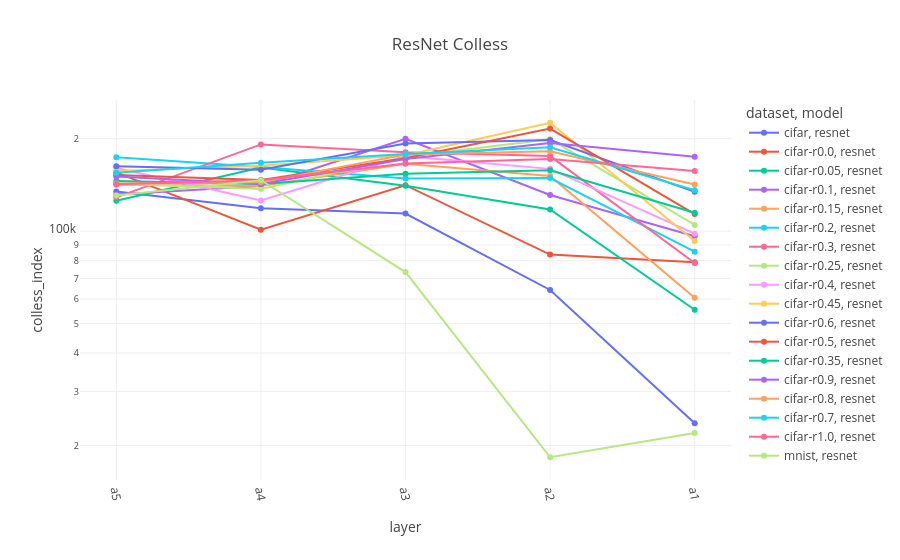

Notebook cell for this chart:
### Code cell
fig = px.line(resnet, x="layer", y="colless_index", color="dataset", symbol="model", color_discrete_sequence=px.colors.qualitative.Plotly, title="ResNet Colless")
fig.update_xaxes(tickangle=80)
fig.update_yaxes(type="log")

### Figure 1 — Plotly figure (JSON) as saved in the notebook; plotly's stock layout.template omitted (floating-point values rounded to 4 significant figures)
{"data": [{"hovertemplate": "dataset=cifar<br>model=resnet<br>layer=%{x}<br>colless_index=%{y}<extra></extra>", "legendgroup": "cifar, resnet", "line": {"color": "#636EFA", "dash": "solid"}, "marker": {"symbol": "circle"}, "mode": "lines+markers", "name": "cifar, resnet", "orientation": "v", "showlegend": true, "type": "scatter", "x": ["a5", "a4", "a3", "a2", "a1"], "xaxis": "x", "y": [134600.0, 118700.0, 114000.0, 64230.0, 23620.0], "yaxis": "y"}, {"hovertemplate": "dataset=cifar-r0.0<br>model=resnet<br>layer=%{x}<br>colless_index=%{y}<extra></extra>", "legendgroup": "cifar-r0.0, resnet", "line": {"color": "#EF553B", "dash": "solid"}, "marker": {"symbol": "circle"}, "mode": "lines+markers", "name": "cifar-r0.0, resnet", "orientation": "v", "showlegend": true, "type": "scatter", "x": ["a5", "a4", "a3", "a2", "a1"], "xaxis": "x", "y": [155200.0, 100900.0, 141000.0, 83790.0, 79030.0], "yaxis": "y"}, {"hovertemplate": "dataset=cifar-r0.05<br>model=resnet<br>layer=%{x}<br>colless_index=%{y}<extra></extra>", "legendgroup": "cifar-r0.05, resnet", "line": {"color": "#00CC96", "dash": "solid"}, "marker": {"symbol": "circle"}, "mode": "lines+markers", "name": "cifar-r0.05, resnet", "orientation": "v", "showlegend": true, "type": "scatter", "x": ["a5", "a4", "a3", "a2", "a1"], "xaxis": "x", "y": [125500.0, 161000.0, 140500.0, 117500.0, 55360.0], "yaxis": "y"}, {"hovertemplate": "dataset=cifar-r0.1<br>model=resnet<br>layer=%{x}<br>colless_index=%{y}<extra></extra>", "legendgroup": "cifar-r0.1, resnet", "line": {"color": "#AB63FA", "dash": "solid"}, "marker": {"symbol": "circle"}, "mode": "lines+markers", "name": "cifar-r0.1, resnet", "orientation": "v", "showlegend": true, "type": "scatter", "x": ["a5", "a4", "a3", "a2", "a1"], "xaxis": "x", "y": [131600.0, 140200.0, 199700.0, 131100.0, 96110.0], "yaxis": "y"}, {"hovertemplate": "dataset=cifar-r0.15<br>model=resnet<br>layer=%{x}<br>colless_index=%{y}<extra></extra>", "legendgroup": "cifar-r0.15, resnet", "line": {"color": "#FFA15A", "dash": "solid"}, "marker": {"symbol": "circle"}, "mode": "lines+markers", "name": "cifar-r0.15, resnet", "orientation": "v", "showlegend": true, "type": "scatter", "x": ["a5", "a4", "a3", "a2", "a1"], "xaxis": "x", "y": [141400.0, 140300.0, 165600.0, 151100.0, 60610.0], "yaxis": "y"}, {"hovertemplate": "dataset=cifar-r0.2<br>model=resnet<br>layer=%{x}<br>colless_index=%{y}<extra></extra>", "legendgroup": "cifar-r0.2, resnet", "line": {"color": "#19D3F3", "dash": "solid"}, "marker": {"symbol": "circle"}, "mode": "lines+markers", "name": "cifar-r0.2, resnet", "orientation": "v", "showlegend": true, "type": "scatter", "x": ["a5", "a4", "a3", "a2", "a1"], "xaxis": "x", "y": [174100.0, 161800.0, 148300.0, 148700.0, 85660.0], "yaxis": "y"}, {"hovertemplate": "dataset=cifar-r0.3<br>model=resnet<br>layer=%{x}<br>colless_index=%{y}<extra></extra>", "legendgroup": "cifar-r0.3, resnet", "line": {"color": "#FF6692", "dash": "solid"}, "marker": {"symbol": "circle"}, "mode": "lines+markers", "name": "cifar-r0.3, resnet", "orientation": "v", "showlegend": true, "type": "scatter", "x": ["a5", "a4", "a3", "a2", "a1"], "xaxis": "x", "y": [128700.0, 191500.0, 180500.0, 175400.0, 78650.0], "yaxis": "y"}, {"hovertemplate": "dataset=cifar-r0.25<br>model=resnet<br>layer=%{x}<br>colless_index=%{y}<extra></extra>", "legendgroup": "cifar-r0.25, resnet", "line": {"color": "#B6E880", "dash": "solid"}, "marker": {"symbol": "circle"}, "mode": "lines+markers", "name": "cifar-r0.25, resnet", "orientation": "v", "showlegend": true, "type": "scatter", "x": ["a5", "a4", "a3", "a2", "a1"], "xaxis": "x", "y": [142700.0, 137000.0, 174300.0, 199200.0, 104700.0], "yaxis": "y"}, {"hovertemplate": "dataset=cifar-r0.4<br>model=resnet<br>layer=%{x}<br>colless_index=%{y}<extra></extra>", "legendgroup": "cifar-r0.4, resnet", "line": {"color": "#FF97FF", "dash": "solid"}, "marker": {"symbol": "circle"}, "mode": "lines+markers", "name": "cifar-r0.4, resnet", "orientation": "v", "showlegend": true, "type": "scatter", "x": ["a5", "a4", "a3", "a2", "a1"], "xaxis": "x", "y": [160300.0, 125700.0, 175400.0, 159400.0, 98030.0], "yaxis": "y"}, {"hovertemplate": "dataset=cifar-r0.45<br>model=resnet<br>layer=%{x}<br>colless_index=%{y}<extra></extra>", "legendgroup": "cifar-r0.45, resnet", "line": {"color": "#FECB52", "dash": "solid"}, "marker": {"symbol": "circle"}, "mode": "lines+markers", "name": "cifar-r0.45, resnet", "orientation": "v", "showlegend": true, "type": "scatter", "x": ["a5", "a4", "a3", "a2", "a1"], "xaxis": "x", "y": [157000.0, 163300.0, 176600.0, 225400.0, 92830.0], "yaxis": "y"}, {"hovertemplate": "dataset=cifar-r0.6<br>model=resnet<br>layer=%{x}<br>colless_index=%{y}<extra></extra>", "legendgroup": "cifar-r0.6, resnet", "line": {"color": "#636EFA", "dash": "solid"}, "marker": {"symbol": "circle"}, "mode": "lines+markers", "name": "cifar-r0.6, resnet", "orientation": "v", "showlegend": true, "type": "scatter", "x": ["a5", "a4", "a3", "a2", "a1"], "xaxis": "x", "y": [162600.0, 158300.0, 192800.0, 197900.0, 134100.0], "yaxis": "y"}, {"hovertemplate": "dataset=cifar-r0.5<br>model=resnet<br>layer=%{x}<br>colless_index=%{y}<extra></extra>", "legendgroup": "cifar-r0.5, resnet", "line": {"color": "#EF553B", "dash": "solid"}, "marker": {"symbol": "circle"}, "mode": "lines+markers", "name": "cifar-r0.5, resnet", "orientation": "v", "showlegend": true, "type": "scatter", "x": ["a5", "a4", "a3", "a2", "a1"], "xaxis": "x", "y": [152400.0, 146700.0, 172600.0, 215700.0, 113500.0], "yaxis": "y"}, {"hovertemplate": "dataset=cifar-r0.35<br>model=resnet<br>layer=%{x}<br>colless_index=%{y}<extra></extra>", "legendgroup": "cifar-r0.35, resnet", "line": {"color": "#00CC96", "dash": "solid"}, "marker": {"symbol": "circle"}, "mode": "lines+markers", "name": "cifar-r0.35, resnet", "orientation": "v", "showlegend": true, "type": "scatter", "x": ["a5", "a4", "a3", "a2", "a1"], "xaxis": "x", "y": [145500.0, 142300.0, 153700.0, 157800.0, 114600.0], "yaxis": "y"}, {"hovertemplate": "dataset=cifar-r0.9<br>model=resnet<br>layer=%{x}<br>colless_index=%{y}<extra></extra>", "legendgroup": "cifar-r0.9, resnet", "line": {"color": "#AB63FA", "dash": "solid"}, "marker": {"symbol": "circle"}, "mode": "lines+markers", "name": "cifar-r0.9, resnet", "orientation": "v", "showlegend": true, "type": "scatter", "x": ["a5", "a4", "a3", "a2", "a1"], "xaxis": "x", "y": [150500.0, 142200.0, 171800.0, 193600.0, 174500.0], "yaxis": "y"}, {"hovertemplate": "dataset=cifar-r0.8<br>model=resnet<br>layer=%{x}<br>colless_index=%{y}<extra></extra>", "legendgroup": "cifar-r0.8, resnet", "line": {"color": "#FFA15A", "dash": "solid"}, "marker": {"symbol": "circle"}, "mode": "lines+markers", "name": "cifar-r0.8, resnet", "orientation": "v", "showlegend": true, "type": "scatter", "x": ["a5", "a4", "a3", "a2", "a1"], "xaxis": "x", "y": [142900.0, 144100.0, 177500.0, 181800.0, 141700.0], "yaxis": "y"}, {"hovertemplate": "dataset=cifar-r0.7<br>model=resnet<br>layer=%{x}<br>colless_index=%{y}<extra></extra>", "legendgroup": "cifar-r0.7, resnet", "line": {"color": "#19D3F3", "dash": "solid"}, "marker": {"symbol": "circle"}, "mode": "lines+markers", "name": "cifar-r0.7, resnet", "orientation": "v", "showlegend": true, "type": "scatter", "x": ["a5", "a4", "a3", "a2", "a1"], "xaxis": "x", "y": [154700.0, 166900.0, 178200.0, 187400.0, 135900.0], "yaxis": "y"}, {"hovertemplate": "dataset=cifar-r1.0<br>model=resnet<br>layer=%{x}<br>colless_index=%{y}<extra></extra>", "legendgroup": "cifar-r1.0, resnet", "line": {"color": "#FF6692", "dash": "solid"}, "marker": {"symbol": "circle"}, "mode": "lines+markers", "name": "cifar-r1.0, resnet", "orientation": "v", "showlegend": true, "type": "scatter", "x": ["a5", "a4", "a3", "a2", "a1"], "xaxis": "x", "y": [142000.0, 146200.0, 166000.0, 171800.0, 156700.0], "yaxis": "y"}, {"hovertemplate": "dataset=mnist<br>model=resnet<br>layer=%{x}<br>colless_index=%{y}<extra></extra>", "legendgroup": "mnist, resnet", "line": {"color": "#B6E880", "dash": "solid"}, "marker": {"symbol": "circle"}, "mode": "lines+markers", "name": "mnist, resnet", "orientation": "v", "showlegend": true, "type": "scatter", "x": ["a5", "a4", "a3", "a2", "a1"], "xaxis": "x", "y": [130600.0, 146400.0, 73450.0, 18300.0, 21970.0], "yaxis": "y"}], "layout": {"legend": {"title": {"text": "dataset, model"}, "tracegroupgap": 0}, "title": {"text": "ResNet Colless"}, "xaxis": {"anchor": "y", "domain": [0, 1], "tickangle": 80, "title": {"text": "layer"}}, "yaxis": {"anchor": "x", "domain": [0, 1], "title": {"text": "colless_index"}, "type": "log"}}}
